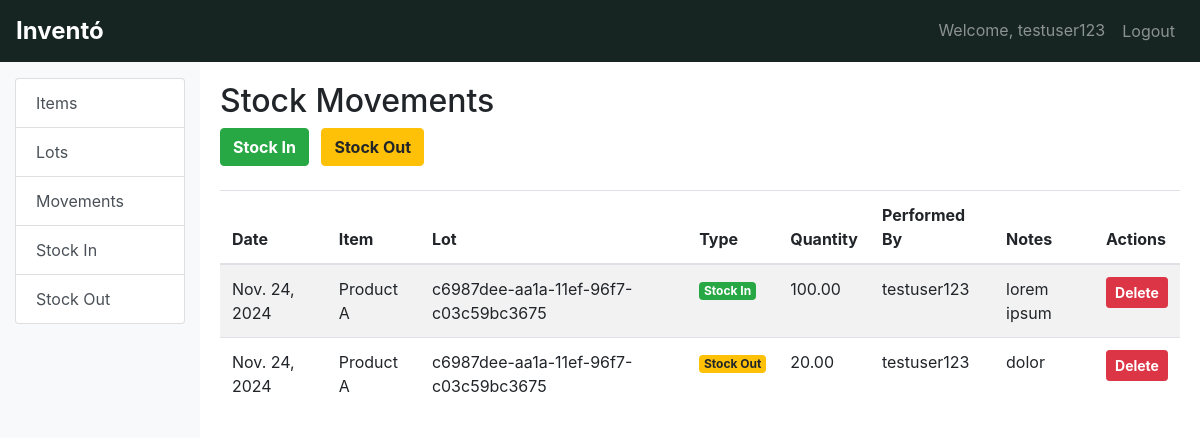
The page /movement_list/ (signed in) on the database its author committed.
### inventoApp/models.py (models this page shows, shortened)
class User(AbstractUser):
    business_name = models.CharField(max_length=100, blank=True)

class Movement(models.Model):
    MOVEMENT_TYPES = [
        ("IN", "Stock In"),
        ("OUT", "Stock Out"),
    ]
    movement_id = models.BigAutoField(primary_key=True)
    lot = models.ForeignKey(Lot, on_delete=models.CASCADE, related_name="movements")
    movement_type = models.CharField(max_length=3, choices=MOVEMENT_TYPES)
    quantity = models.DecimalField(
        max_digits=10, decimal_places=2, validators=[MinValueValidator(Decimal("0.00"))]
    )
    date = models.DateField(auto_now_add=True)
    performed_by = models.CharField(max_length=50)
    purchase_price = models.DecimalField(
        _("Purchase Price"),
        max_digits=10,
        decimal_places=2,
        validators=[MinValueValidator(Decimal("0.00"))],
        null=True,
    )
    sale_price = models.DecimalField(
        _("Sale Price"),
        max_digits=10,
        decimal_places=2,
        validators=[MinValueValidator(Decimal("0.00"))],
        null=True,
    )
    notes = models.TextField(max_length=250, blank=True)

class Lot(models.Model):
    item = models.ForeignKey(Item_Model, on_delete=models.CASCADE, related_name="lots")
    lot_number = models.CharField(max_length=50, unique=True)
    received_date = models.DateField()
    expiry_date = models.DateField(null=True, blank=True)
    initial_quantity = models.DecimalField(max_digits=10, decimal_places=2)
    unit_cost = models.DecimalField(max_digits=10, decimal_places=2)
    class Meta:
        constraints = [
            models.UniqueConstraint(
                fields=["item", "lot_number"], name="unique_item_lot"
            )
        ]

class Item_Model(models.Model):
    name = models.CharField(max_length=100)
    sku = models.CharField(max_length=50, unique=True)
    price = models.DecimalField(
        max_digits=10, decimal_places=2, validators=[MinValueValidator(Decimal("0.00"))]
    )
    minimum_inventory = models.IntegerField(
        default=0, validators=[MinValueValidator(0)]
    )
    created_at = models.DateTimeField(auto_now_add=True)
    updated_at = models.DateTimeField(auto_now=True)
    unit_measure = models.CharField(max_length=20)
    weight_grams = models.DecimalField(
        max_digits=10,
        decimal_places=5,
        validators=[MinValueValidator(Decimal("0.00"))],
        null=True,
    )
    length_cm = models.DecimalField(
        max_digits=10,
        decimal_places=2,
        validators=[MinValueValidator(Decimal("0.00"))],
        null=True,
    )
    width_cm = models.DecimalField(
        max_digits=10,
        decimal_places=2,
        validators=[MinValueValidator(Decimal("0.00"))],
        null=True,
    )
    height_cm = models.DecimalField(
        max_digits=10,
        decimal_places=2,
        validators=[MinValueValidator(Decimal("0.00"))],
        null=True,
    )

### inventoApp/views.py (the view)
# urls.py: path("movement_list/", views.MovementListView.as_view(), name="movement_list"),
class MovementListView(LoginRequiredMixin, ListView):
    model = Movement
    context_object_name = "movements"
    paginate_by = 20
    def get_queryset(self):
        return Movement.objects.order_by("-date")

### inventoApp/templates/InventoApp/movement_list.html (shortened to what this page needs)
{% extends 'base.html' %}
{% block content %}
<h2>Stock Movements</h2>
<div class="row mb-4">
    <div class="col-md-6">
        <a href="{% url 'stock_in' %}" class="btn btn-success mr-2">
            <strong>Stock In</strong>
        </a>
        <a href="{% url 'stock_out' %}" class="btn btn-warning">
            <strong>Stock Out</strong>
        </a>
    </div>
</div>
<div class="table-responsive">
    <table class="table table-striped">
        <thead>
            <tr>
                <th>Date</th>
                <th>Item</th>
                <th>Lot</th>
                <th>Type</th>
                <th>Quantity</th>
                <th>Performed By</th>
                <th>Notes</th>
                <th>Actions</th>
            </tr>
        </thead>
        <tbody>
            {% for movement in movements %}
            <tr>
                <td>{{ movement.date }}</td>
                <td>{{ movement.lot.item.name }}</td>
                <td>{{ movement.lot.lot_number }}</td>
                <td>
                    <span class="badge {% if movement.movement_type == 'IN' %}badge-success{% else %}badge-warning{% endif %}">
                        {{ movement.get_movement_type_display }}
                    </span>
                </td>
                <td>{{ movement.quantity }}</td>
                <td>{{ movement.performed_by }}</td>
                <td>{{ movement.notes|truncatechars:30 }}</td>
                <td>
                    <a href="{% url 'movement_delete' movement.pk %}" class="btn btn-sm btn-danger">
                        <strong>Delete</strong>
                    </a>
                </td>
            </tr>
            {% empty %}
            <tr>
                <td colspan="8" class="text-center">No movements found.</td>
            </tr>
            {% endfor %}
        </tbody>
    </table>
</div>
{% endblock %}

### inventoApp/templates/base.html (shortened to what this page needs)
<!DOCTYPE html>
<html lang="en">
<head>
    <link rel="stylesheet" href="https://cdn.jsdelivr.net/npm/bootstrap@4.5.2/dist/css/bootstrap.min.css">
    <link rel="stylesheet" href="https://cdnjs.cloudflare.com/ajax/libs/font-awesome/5.15.4/css/all.min.css">
</head>
<body>
    <nav class="navbar navbar-expand-lg navbar-dark" style="background-color: #162521">
        <a class="navbar-brand" href="{% url 'index' %}">Inventó</a>
        <div class="collapse navbar-collapse" id="navbarNav">
            <ul class="navbar-nav ml-auto">
                {% if user.is_authenticated %}
                    <li class="nav-item">
                        <span class="nav-link">Welcome, {{ user.username }}</span>
                    </li>
                    <li class="nav-item">
                        <form method="post" action="{% url 'logout' %}" class="d-inline">
                            <button type="submit" class="btn btn-link nav-link">Logout</button>
                        </form>
                    </li>
                {% endif %}
            </ul>
        </div>
    </nav>
    <div class="container-fluid">
        <div class="row">
            {% if user.is_authenticated %}
            <div class="col-md-2 sidebar py-3">
                <div class="list-group">
                    <a href="{% url 'item_list' %}" class="list-group-item list-group-item-action">
                        Items
                    </a>
                    <a href="{% url 'lot_list' %}" class="list-group-item list-group-item-action">
                        Lots
                    </a>
                    <a href="{% url 'movement_list' %}" class="list-group-item list-group-item-action">
                        Movements
                    </a>
                    <a href="{% url 'stock_in' %}" class="list-group-item list-group-item-action">
                        Stock In
                    </a>
                    <a href="{% url 'stock_out' %}" class="list-group-item list-group-item-action">
                        Stock Out
                    </a>
                </div>
            </div>
            <div class="col-md-10 content">
            {% else %}
            <div class="col-12 content">
            {% endif %}
                {% block content %}{% endblock %}
            </div>
        </div>
    </div>
</body>
</html>

### inventoApp/templates/base.html (style rules this page uses)
.sidebar { min-height: calc(100vh - 56px); background-color: #f8f9fa; }
.content { padding: 20px; }
.navbar-brand { font-weight: bold; font-size: 1.5rem; }

### rows shown on the page
User: username "testuser123"
Movement: date "Nov. 24, 2024", lot.item.name "Product A", lot.lot_number "c6987dee-aa1a-11ef-96f7-c03c59bc3675", movement_type "Stock In", quantity "100.00", performed_by "testuser123", notes "lorem ipsum"
Movement: date "Nov. 24, 2024", lot.item.name "Product A", lot.lot_number "c6987dee-aa1a-11ef-96f7-c03c59bc3675", movement_type "Stock Out", quantity "20.00", performed_by "testuser123", notes "dolor"
